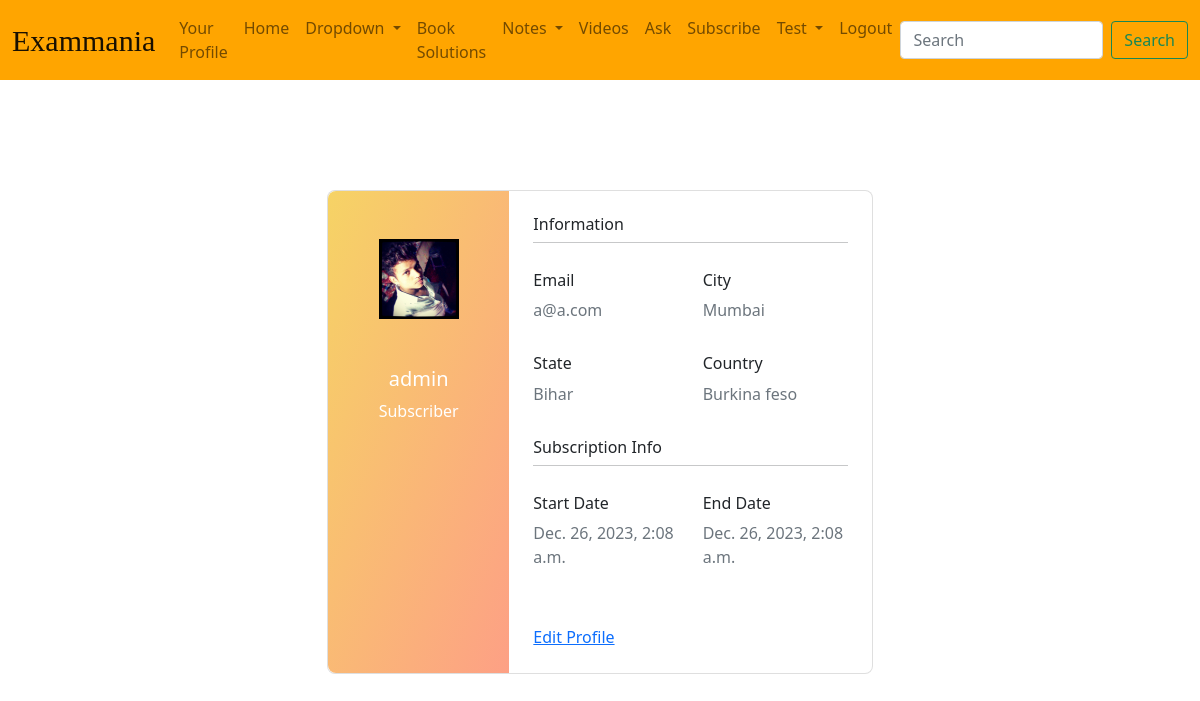
The app's page /profile/ (signed in), older data.
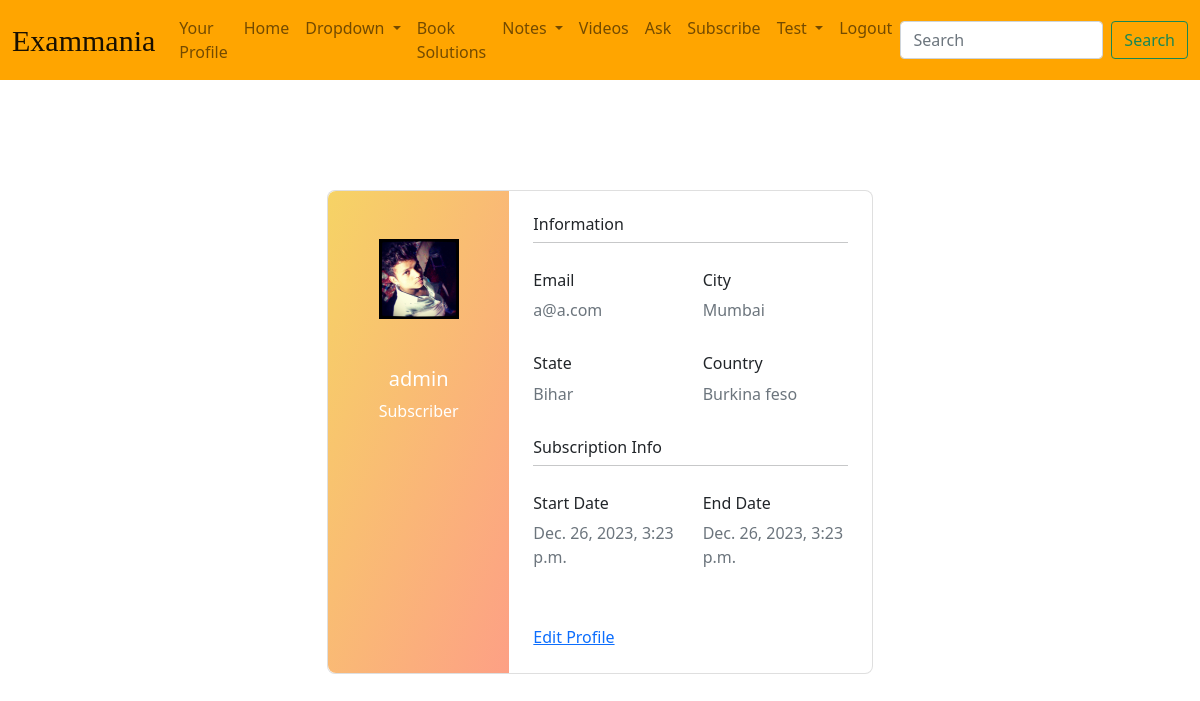
The same page, newer data.
### users/models.py (models this page shows, shortened)
class UserProfile(models.Model):
    user = models.OneToOneField(User, on_delete=models.CASCADE)
    city = models.CharField(max_length=100, blank=True, null=True)
    state = models.CharField(max_length=100, blank=True, null=True)
    country = models.CharField(max_length=100, blank=True, null=True)
    phone_no = models.CharField(max_length=15, blank=True, null=True)
    STANDARD_CHOICES = (
        ('9th', '9th Grade'),
        ('10th', '10th Grade'),
        ('11th', '11th Grade'),
        ('12th', '12th Grade'),
        ('12th+', '12th Grade and Above'),
    )
    standard = models.CharField(max_length=10, choices=STANDARD_CHOICES, blank=True, null=True)
    is_subscriber = models.BooleanField(default=False)
    subscription_type = models.CharField(
        max_length=10,
        choices=[('monthly', 'Monthly'), ('yearly', 'Yearly')],
        blank=True, null=True
    )
    subscription_start_date = models.DateTimeField(null=True, blank=True)
    subscription_end_date = models.DateTimeField(null=True, blank=True)

### users/views.py (the view)
# urls.py: path("profile/", views.profile, name="profile"),
@login_required
def profile(request):
    user_profile = UserProfile.objects.get(user=request.user)
    context = {
        'user_profile': user_profile,
      }
    return render(request, 'users/profile.html', context)

### templates/users/profile.html (shortened to what the changed rows need)
{% load static %}
<!DOCTYPE html>
<html lang="en">
<head>
  <link rel="stylesheet" href="{% static 'main/css/base.css' %}">
  <link href="https://cdn.jsdelivr.net/npm/bootstrap@5.0.2/dist/css/bootstrap.min.css" rel="stylesheet"
>
</head>
<body>
  <section class="vh-100">
    <div class="container py-5 h-100">
      <div class="row d-flex justify-content-center align-items-center h-100">
        <div class="col col-lg-6 mb-4 mb-lg-0">
          <div class="card mb-3" style="border-radius: .5rem;">
            <div class="row g-0">
              <div class="col-md-4 gradient-custom text-center text-white"
                style="border-top-left-radius: .5rem; border-bottom-left-radius: .5rem;">
                <img src="{% static 'users/images/image.jpg' %}" alt="Avatar" class="img-fluid my-5"
                  style="width: 80px;" />
                <h5>{{ user_profile.user.username }}</h5>
                {% if user_profile.is_subscriber %}
                <p>Subscriber</p>
                {% endif %}
              </div>
              <div class="col-md-8">
                <div class="card-body p-4">
                  <div class="row pt-1">
                    <div class="col-6 mb-3">
                      <h6>Email</h6>
                      <p class="text-muted">{{ user_profile.user.email }}</p>
                    </div>
                    {% if user_profile.city %}
                    <div class="col-6 mb-3">
                      <h6>City</h6>
                      <p class="text-muted">{{ user_profile.city }}</p>
                    </div>
                    {% endif %}
                    {% if user_profile.state %}
                    <div class="col-6 mb-3">
                      <h6>State</h6>
                      <p class="text-muted">{{ user_profile.state }}</p>
                    </div>
                    {% endif %}
                    {% if user_profile.country %}
                    <div class="col-6 mb-3">
                      <h6>Country</h6>
                      <p class="text-muted">{{ user_profile.country }}</p>
                    </div>
                    {% endif %}
                  </div>
                  {% if user_profile.is_subscriber %}
                  <h6>Subscription Info</h6>
                  <hr class="mt-0 mb-4">
                  <div class="row pt-1">
                    <div class="col-6 mb-3">
                      <h6>Start Date</h6>
                      <p class="text-muted">{{user_profile.subscription_start_date}}</p>
                    </div>
                    <div class="col-6 mb-3">
                      <h6>End Date</h6>
                      <p class="text-muted">{{user_profile.subscription_start_date}}</p>
                    </div>
                    {% endif %}
                  </div>
                </div>
              </div>
            </div>
          </div>
        </div>
      </div>
    </div>
  </section>
</body>
</html>

Row changes from the older to the newer data that the page shows:
changed UserProfile "Mumbai": subscription_start_date "Dec. 26, 2023, 2:08 a.m." → "Dec. 26, 2023, 3:23 p.m."
